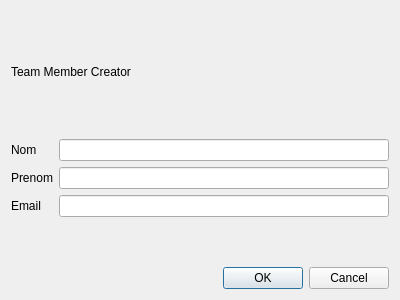
<?xml version="1.0" encoding="UTF-8"?>
<ui version="4.0">
 <class>TeamMemberCreator</class>
 <widget class="QWidget" name="TeamMemberCreator">
  <property name="geometry">
   <rect>
    <x>0</x>
    <y>0</y>
    <width>400</width>
    <height>300</height>
   </rect>
  </property>
  <property name="windowTitle">
   <string>Form</string>
  </property>
  <layout class="QVBoxLayout" name="verticalLayout">
   <item>
    <widget class="QLabel" name="label">
     <property name="text">
      <string>Team Member Creator</string>
     </property>
    </widget>
   </item>
   <item>
    <layout class="QFormLayout" name="formLayout">
     <item row="0" column="0">
      <widget class="QLabel" name="label_2">
       <property name="text">
        <string>Nom</string>
       </property>
      </widget>
     </item>
     <item row="1" column="0">
      <widget class="QLabel" name="label_3">
       <property name="text">
        <string>Prenom</string>
       </property>
      </widget>
     </item>
     <item row="2" column="0">
      <widget class="QLabel" name="label_4">
       <property name="text">
        <string>Email</string>
       </property>
      </widget>
     </item>
     <item row="0" column="1">
      <widget class="QLineEdit" name="lastNameLineEdit"/>
     </item>
     <item row="1" column="1">
      <widget class="QLineEdit" name="firstNameLine"/>
     </item>
     <item row="2" column="1">
      <widget class="QLineEdit" name="emailLineEdit"/>
     </item>
    </layout>
   </item>
   <item>
    <widget class="QDialogButtonBox" name="buttonBox">
     <property name="standardButtons">
      <set>QDialogButtonBox::Cancel|QDialogButtonBox::Ok</set>
     </property>
    </widget>
   </item>
  </layout>
 </widget>
 <resources/>
 <connections/>
</ui>
